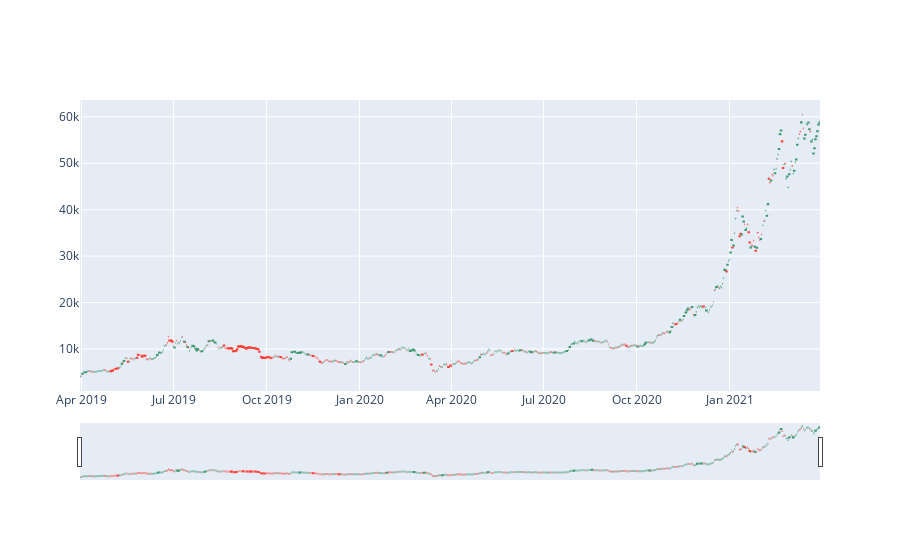

Notebook code for this chart:
### Code cell
fig = go.Figure(data=[candlestick])


fig.show()

### Figure 1 — Plotly figure (JSON) as saved in the notebook; plotly's stock layout.template omitted (floating-point values rounded to 4 significant figures; data arrays with more than 128 entries replaced by an {"elided": "..."} marker saying what was removed)
{"data": [{"close": {"elided": "732 float values"}, "high": {"elided": "732 float values"}, "low": {"elided": "732 float values"}, "open": {"elided": "732 float values"}, "type": "candlestick", "x": {"elided": "732 str values"}}], "layout": {}}
